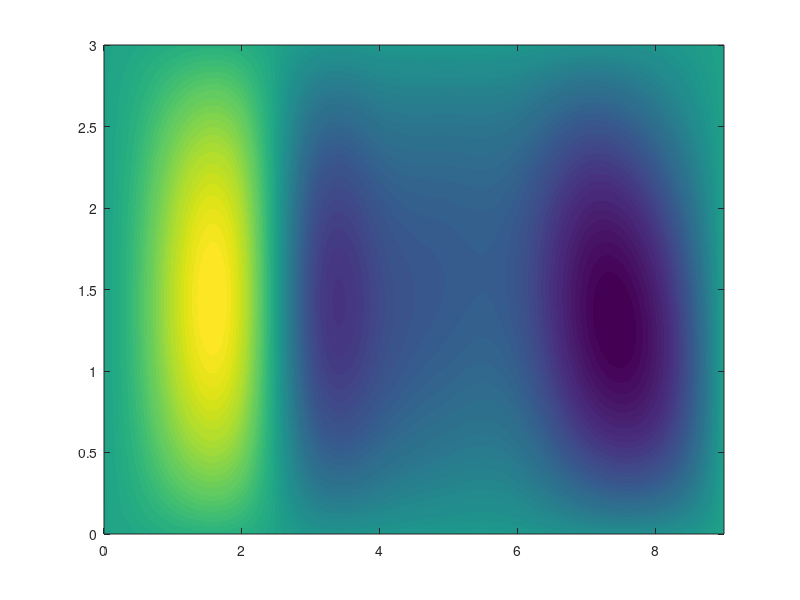

The MATLAB source for this figure: (Note: this script raises an error after producing the figure.)
clear all
close all
clc
%%%%%%%%%%%%%%%%%%%%%%%%%%%%%%Part-1(Generating Brain Activation Pattern)%%%%%%%%%%%%%%%%%%%%%%%%%%%%%%%%%%%%%

%Uploading HbO Data To Workspace
x=load('HBO.txt');

% Select a specific Data point
data=x(55,:);

%Assigning channel datas into variables for future steps 
P01=0; P11=data(:,2); P21=data(:,4); P31=data(:,6); P41=data(:,8); P51=data(:,10);
P61=data(:,12); P71=data(:,14); P81=data(:,16); P91=0;

P02=0; P12=data(:,1); P22=data(:,3); P32=data(:,5); P42=data(:,7); P52=data(:,9);
P62=data(:,11); P72=data(:,13); P82=data(:,15); P92=0;

P00=0; P10=P11*0.15; P20=P21*0.15; P30=P31*0.15; P40=P41*0.15; P50=P51*0.15; 
P60=P61*0.15; P70=P71*0.15; P80=P81*0.15; P90=0;

P03=0; P13=P12*0.15; P23=P22*0.15; P33=P32*0.15; P43=P42*0.15; P53=P52*0.15; P63=P62*0.15;
P73=P72*0.15; P83=P82*0.15; P93=0;


%Basic Activation Pattern Scheme
%2nd and 3rd row represents the 16 Channels 
V=   [P00 P10 P20 P30 P40 P50 P60 P70 P80 P90;...
      P01 P11 P21 P31 P41 P51 P61 P71 P81 P91;...
      P02 P12 P22 P32 P42 P52 P62 P72 P82 P92;...
      P03 P13 P23 P33 P43 P53 P63 P73 P83 P93];

%Creating 2D Rectangular Grid  
[X,Y] = meshgrid(0:9,0:3);


%Creating the query points for interpolation process
[Xq,Yq] = meshgrid(0:0.05:9,0:0.05:3);

%Brain Activation Pattern Generation
%In the Publication "hot" colorbar is used
%The Greater The Blue, The Greater The Activation
%The Greater The Red, The Least The Activation

%Spline Interpolation%
figure; 
Vq = interp2(X,Y,V,Xq,Yq,'spline');
[cc hh]=contourf(Xq,Yq,Vq,200,'LineStyle','none');
set(hh,'EdgeColor','none')
set(gca,'Visible','off');
colormap(flipud(jet))
colorbar
fprintf('\n Figure 1 Represents the Spline Interpolation')


%Cubic Interpolation%
figure; 
Vq2 = interp2(X,Y,V,Xq,Yq,'cubic');
[cc hh]=contourf(Xq,Yq,Vq2,200,'LineStyle','none');
set(hh,'EdgeColor','none')
set(gca,'Visible','off');
colormap(flipud(jet))
colorbar
fprintf('\n Figure 2 Represents the Cubic Interpolation')


%Linear Interpolation%
figure; 
Vq3 = interp2(X,Y,V,Xq,Yq,'linear');
[cc hh]=contourf(Xq,Yq,Vq3,200,'LineStyle','none');
set(hh,'EdgeColor','none')
set(gca,'Visible','off');
colormap(flipud(jet))
colorbar
fprintf('\n Figure 3 Represents the Linear Interpolation')


%%%%%%%%%%%%%%%%Part-2(Topographical Image/Brain Activation Pattern on Brain Image)%%%%%%%%%%%%%%
